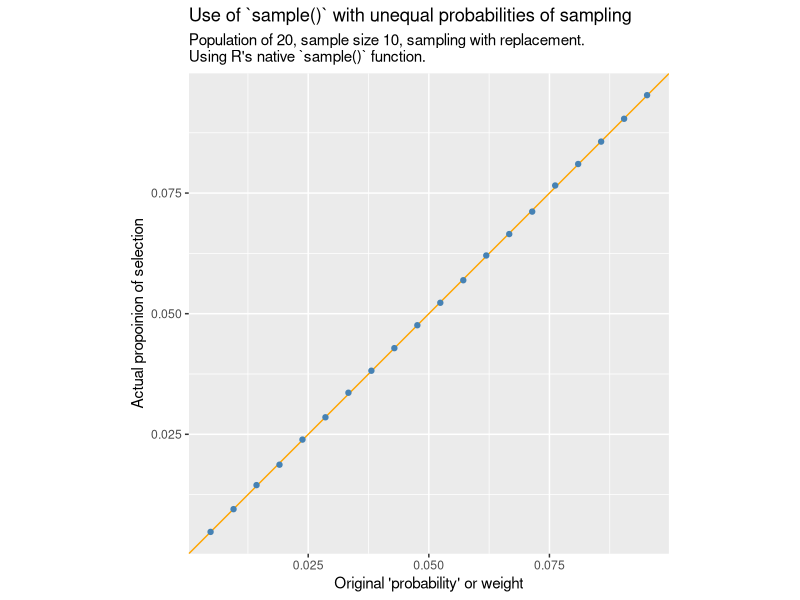

Write R code to recreate this figure. (Note: this script raises an error after producing the figure.)

# probabilities of sampling with unequal probability with replacement aren't what
# you thought!
# https://notstatschat.rbind.io/2024/08/26/another-way-to-not-sample-with-replacement/

# see also 
# https://stats.stackexchange.com/questions/110178/brewers-method-for-sampling-with-unequal-probabilities-with-n2

library(tidyverse)
library(glue)
library(GGally)

compare_ppswor <- function(n = 10,
                           N = 20,
                           replace = FALSE,
                           reps = 1e5,
                           prob = 1:N / sum(1:N),
                           FUN = sample){

  x <- paste0("unit", 1:N)
  x <- factor(x, levels = x)
  prob <- prob / sum(prob)
  
  
  samples <- lapply(rep(n, reps), function(size){
    FUN(x, size = size, prob = prob, replace = replace)
    })
  
  s <- ifelse(replace, 'with replacement', 'without replacement')
  m <- ifelse(identical(FUN, sample), "R's native `sample()` function.", "experimental function based on Brewer (1975).")
  
  p <- tibble(
    original = prob,
    selected = as.numeric(table(unlist(samples))) / (reps * n)
  )  |>
    ggplot(aes(x = original, y = selected)) +
    geom_abline(slope = 1 , intercept = 0, colour = "orange") +
    geom_point(colour = "steelblue") +
    labs(x = "Original 'probability' or weight",
         y = "Actual propoinion of selection",
         subtitle = glue("Population of {N}, sample size {n}, sampling {s}.\nUsing {m}"),
         title = "Use of `sample()` with unequal probabilities of sampling") +
    coord_equal() 
  
  return(p)
}

p1 <- compare_ppswor(replace = TRUE)
svg_png(p1, "../img/0276-20-10-replace")

p2 <- compare_ppswor()
svg_png(p2, "../img/0276-20-10-no-replace")

p3 <- compare_ppswor(N = 50, replace = FALSE)
p4 <- compare_ppswor(N = 250, replace = FALSE)

svg_png(p3, "../img/0276-50-10-no-replace")
svg_png(p4, "../img/0276-250-10-no-replace")

p5 <- compare_ppswor(N = 20, n = 20, replace = FALSE)
svg_png(p5, "../img/0276-20-20-no-replace")

#---------Brewer method-------------
# Taken from the answer by StasK at
# https://stats.stackexchange.com/questions/110178/brewers-method-for-sampling-with-unequal-probabilities-with-n2



#' @param p probabilities of remaining units
#' @param n total sample size
#' @param k which unit this is for the sampling of
P <- function(p, n, k){
  r <- n - k + 1
  D <- sum((p * (1 - p)) / (1 - r * p))
  new_p <- p * (1 - p) / (D * (1 - r * p))
  return(new_p)
}

sample_unequal <- function(x, size, prob, replace = FALSE, keep = FALSE){

  if(size > length(x)){
    stop("Sample size cannot be larger than the population of units")
  }
  
  if(replace){
    stop("Only sampling without replacement implemented at this point")
  }
  
  if(size > (1 / max(prob))){
    stop(glue("Sample size ({size}) cannot be larger than 1 / max(prob) (which is {1 / max(prob)})"))
  }
  
  d <- tibble(x, prob)
  
  the_sample <- x[NULL]
  remnants <- x
  remnant_p <- prob
  
  for(k in 1:size){
    new_p <- P(remnant_p, size, k)
    
    if(keep){
      d2 <- tibble(x = remnants, prob = new_p)
      names(d2)[2] <- paste0("k", k)
      d <- d |>
        left_join(d2, by = "x")
    }
    
    if(min(new_p) < 0){
      warning("Some negative probabilities returned")
      new_p <- pmax(0, new_p)
    }
    
    latest_sample <- sample(remnants, size = 1, prob = new_p)
    which_chosen <- which(remnants == latest_sample)
    remnants <- remnants[-which_chosen]
    remnant_p <- remnant_p[-which_chosen]
    the_sample <- c(the_sample, latest_sample)
    
      }
  
  if(keep){
    return(list(the_sample = the_sample, d = d)) 
  } else {
    return(the_sample)
  }
}  


compare_ppswor(FUN = sample, reps = 10000)
# there is still some systematic bias in the new method, but it is much better:
set.seed(123)
p6 <- compare_ppswor(FUN = sample_unequal, reps = 10000)
svg_png(p6, "../img/0276-20-10-no-replace-brewer")

p7 <- compare_ppswor(n = 5, FUN = sample_unequal, reps = 10000)
svg_png(p7, "../img/0276-20-5-no-replace-brewer")

stop()

#------------------extra not for blog--------------
compare_ppswor(n = 10, FUN = sample_unequal, reps = 1000)

# doesn't work when sample gets more than 50% of N in our default case
compare_ppswor(n = 11, FUN = sample_unequal, reps = 1000)

# with other probabilities with less variance it's ok
compare_ppswor(n = 11, FUN = sample_unequal, reps = 1000, prob = runif(20, 1, 10))
compare_ppswor(n = 13, FUN = sample_unequal, reps = 1000, prob = runif(20, 1, 10))
compare_ppswor(n = 14, FUN = sample_unequal, reps = 1000, prob = runif(20, 1, 10))

# as StasK says in the comments on cross-validated, if 1-rp < 0
# For us that happens when sample is more thna 50% but that's
# just because of how our p is defined
# there is a significant problem

#----------------------closer look at an example---------------
N = 20
x <- paste0("unit", 1:N)
x <- factor(x, levels = x)
p <- 1:N / sum(1:N)
stopifnot(round(sum(P(p, 10, 1)), 2) == 1)

y <- sample_unequal(x, 10, p, keep = TRUE)

apply(y$d[,-1], 2, sum, na.rm = TRUE)



compare_ppswor(FUN = sample_unequal, reps = 1000)

compare_ppswor(FUN = sample, reps = 10000)
# there is still some systematic bias in the new method, but it is much better:
compare_ppswor(FUN = sample_unequal, reps = 10000)


y$d[ , -1] |>
  ggpairs()


par(mfrow = c(2,2), bty = "l", pch = 19, family = "Calibri", 
    col = "steelblue", font.main = 1)

plot(p, P(p, 1, 1), main = "Sample size = 1", xlab = ""); abline(0, 1)
plot(p, P(p, 5, 1), main = "Sample size = 5", xlab = ""); abline(0, 1)
plot(p, P(p, 10, 1), main = "Sample size = 10"); abline(0, 1)
plot(p, P(p, 20, 1), main = "Sample size = 20"); abline(0, 1)



P(p, 10, 1)
P(p, 11, 1)

#-------------larger population and sample-----

N = 2000
x <- paste0("unit", 1:N)
x <- factor(x, levels = x)
p <- 1:N / sum(1:N)

# works ok
sample_unequal(x, size = 1000, p, keep = FALSE)

# doesn';t because this is when the 1-rp < 0
sample_unequal(x, size = 1001, p, keep = FALSE)

# with less variation in the weights
set.seed(123)
p2 <- runif(N, 1, 5)
p2 <- p2 / sum(p2)
sample_unequal(x, size = 1001, p2, keep = FALSE)
1/max(p2) 
sample_unequal(x, size = 1150, p2, keep = FALSE)
sample_unequal(x, size = 1200, p2, keep = FALSE)
